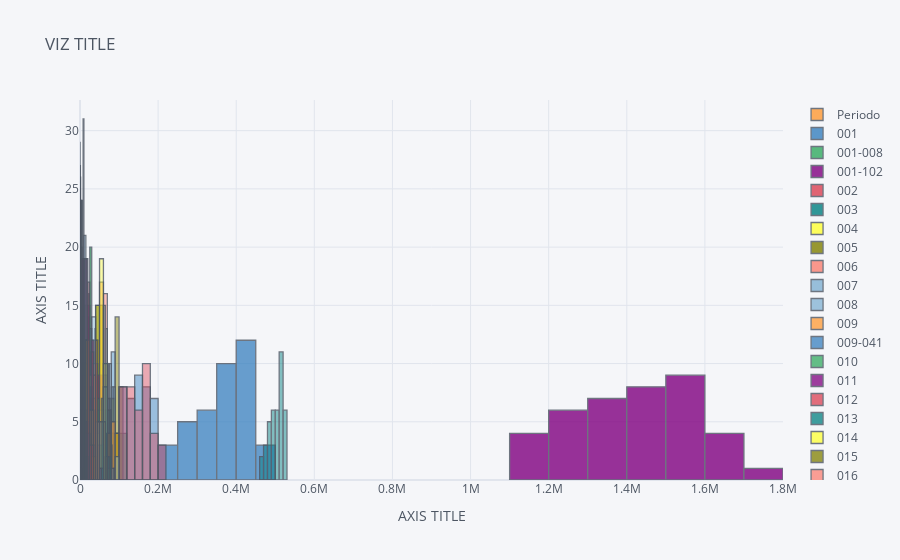

Write notebook code for a chart like this one.
### Markdown cell above
## ...and finally, show me some insights with Plotly!!!

### Code cell
# Cufflinks histogram

dataset.iplot(kind='hist',
                     title='VIZ TITLE',
                     yTitle='AXIS TITLE',
                     xTitle='AXIS TITLE')
